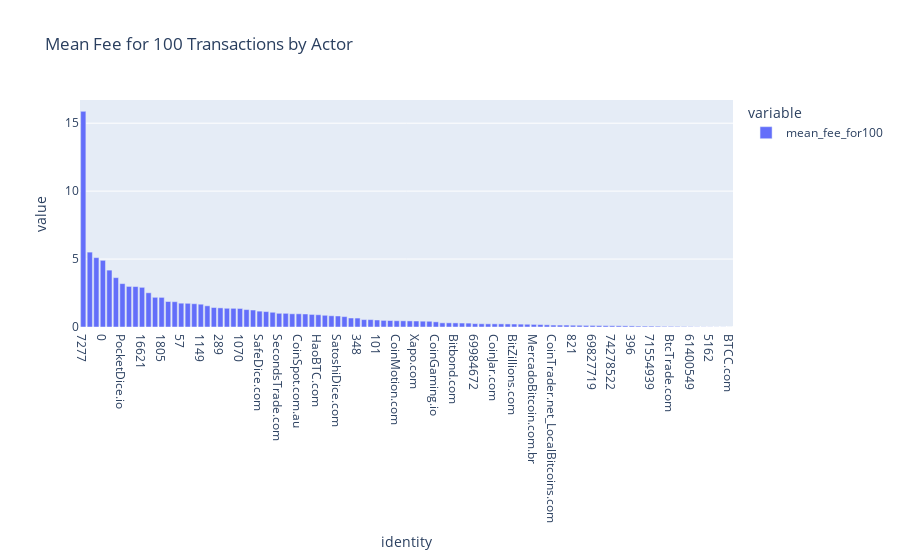

The notebook cell saved with this chart:
### Code cell
mean_fee = blockchain_actor.groupby("identity")["mean_fee_for100"].mean().sort_values(ascending=False)
px.bar(mean_fee, title="Mean Fee for 100 Transactions by Actor")

### Figure 1 — Plotly figure (JSON) as saved in the notebook; plotly's stock layout.template omitted (floating-point values rounded to 4 significant figures)
{"data": [{"alignmentgroup": "True", "hovertemplate": "variable=mean_fee_for100<br>identity=%{x}<br>value=%{y}<extra></extra>", "legendgroup": "mean_fee_for100", "marker": {"color": "#636efa", "pattern": {"shape": ""}}, "name": "mean_fee_for100", "offsetgroup": "mean_fee_for100", "orientation": "v", "showlegend": true, "textposition": "auto", "type": "bar", "x": ["7277", "999Dice.com", "419", "0", "18972", "Cryptonator.com", "PocketDice.io", "HolyTransaction.com", "LuckyB.it", "16621", "292", "Poloniex.com", "1805", "ePay.info_CoinJoinMess", "35", "57", "SatoshiMines.com", "1567", "1149", "175", "Bit-x.com", "289", "641", "227", "1070", "BTCJam.com", "700", "SafeDice.com", "1391", "Bter.com", "SecondsTrade.com", "154", "YoBit.net", "CoinSpot.com.au", "Rollin.io", "Vaultoro.com", "HaoBTC.com", "107", "269", "SatoshiDice.com", "CoinPayments.net", "354", "348", "FortuneJack.com", "1138", "101", "Loanbase.com", "BX.in.th", "CoinMotion.com", "TheRockTrading.com", "523", "Xapo.com", "421", "871", "CoinGaming.io", "74304487", "1226", "Bitbond.com", "Bitcoin.de", "61", "69984672", "122", "73963652", "CoinJar.com", "CoinCafe.com", "Matbea.com", "BitZillions.com", "469", "72472408", "MercadoBitcoin.com.br", "FYBSG.com", "Bitstamp.net", "CoinTrader.net_LocalBitcoins.com", "70063369", "70927660", "821", "BitBargain.co.uk", "73832915", "69827719", "71842975", "69383113", "74278522", "BTC-e.com", "16768780", "396", "SimpleCoin.cz", "BitcoinFog", "71554939", "Huobi.com", "HappyCoins.com", "BtcTrade.com", "898", "417", "61400549", "OKCoin.com", "Paymium.com", "5162", "SlushPool.com", "69697250", "BTCC.com"], "xaxis": "x", "y": [15.87, 5.511, 5.107, 4.907, 4.186, 3.633, 3.193, 2.987, 2.976, 2.919, 2.518, 2.185, 2.18, 1.876, 1.863, 1.753, 1.744, 1.714, 1.677, 1.56, 1.433, 1.407, 1.379, 1.375, 1.365, 1.282, 1.25, 1.168, 1.135, 1.085, 1.007, 1.007, 0.9723, 0.9723, 0.9581, 0.9251, 0.9019, 0.8619, 0.8273, 0.8108, 0.7652, 0.6617, 0.6579, 0.5446, 0.5438, 0.516, 0.4862, 0.4761, 0.4623, 0.4558, 0.4492, 0.4416, 0.4281, 0.4217, 0.3799, 0.3068, 0.3065, 0.3016, 0.2925, 0.2863, 0.2473, 0.2383, 0.2335, 0.2323, 0.2295, 0.2249, 0.2189, 0.2113, 0.2023, 0.1906, 0.1812, 0.1623, 0.1429, 0.1413, 0.1411, 0.1312, 0.1268, 0.1162, 0.1152, 0.1107, 0.09965, 0.0941, 0.09149, 0.08558, 0.08006, 0.06737, 0.06563, 0.06511, 0.05741, 0.04545, 0.0449, 0.04115, 0.03205, 0.0232, 0.01459, 0.01163, 0.00944, 0.007377, 0.005614, 0.002298], "yaxis": "y"}], "layout": {"barmode": "relative", "legend": {"title": {"text": "variable"}, "tracegroupgap": 0}, "title": {"text": "Mean Fee for 100 Transactions by Actor"}, "xaxis": {"anchor": "y", "domain": [0, 1], "title": {"text": "identity"}}, "yaxis": {"anchor": "x", "domain": [0, 1], "title": {"text": "value"}}}}
